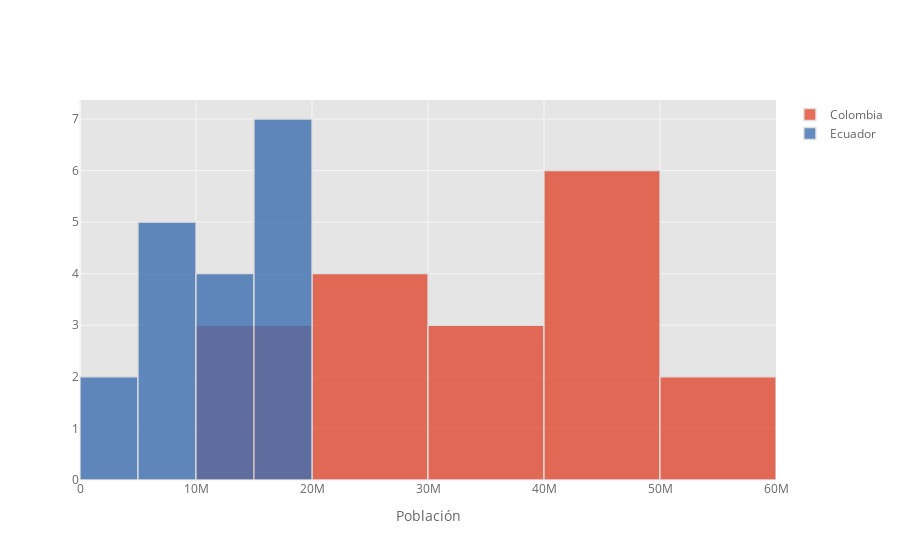

Source (notebook cell):
### Markdown cell above
# Histograma

### Code cell
df_population[['Colombia', 'Ecuador']].iplot(kind='hist',
                                                    xTitle='Población')

### Figure 1 — Plotly figure (JSON) as saved in the notebook; plotly's stock layout.template omitted (floating-point values rounded to 4 significant figures)
{"data": [{"histfunc": "count", "histnorm": "", "marker": {"color": "rgba(226, 74, 51, 1.0)", "line": {"color": "#D9D9D9", "width": 1.3}}, "name": "Colombia", "opacity": 0.8, "orientation": "v", "type": "histogram", "x": [13775000, 16057724, 18725245, 21480065, 24065507, 26900506, 29951201, 33102575, 36421438, 39629968, 42647723, 45222700, 47520667, 48175052, 48909839, 49661048, 50339443, 50882891]}, {"histfunc": "count", "histnorm": "", "marker": {"color": "rgba(62, 111, 176, 1.0)", "line": {"color": "#D9D9D9", "width": 1.3}}, "name": "Ecuador", "opacity": 0.8, "orientation": "v", "type": "histogram", "x": [3956620, 4543666, 5243977, 6069376, 6994334, 7989186, 9066109, 10230934, 11455204, 12681123, 13825847, 15011117, 16212020, 16491116, 16785361, 17084358, 17373662, 17643054]}], "layout": {"barmode": "overlay", "legend": {"bgcolor": "#FFFFFF", "font": {"color": "#666666"}}, "paper_bgcolor": "#FFFFFF", "plot_bgcolor": "#E5E5E5", "title": {"font": {"color": "#151516"}}, "xaxis": {"gridcolor": "#F6F6F6", "showgrid": true, "tickfont": {"color": "#666666"}, "title": {"font": {"color": "#666666"}, "text": "Población"}, "zerolinecolor": "#F6F6F6"}, "yaxis": {"gridcolor": "#F6F6F6", "showgrid": true, "tickfont": {"color": "#666666"}, "title": {"font": {"color": "#666666"}, "text": ""}, "zerolinecolor": "#F6F6F6"}}}
